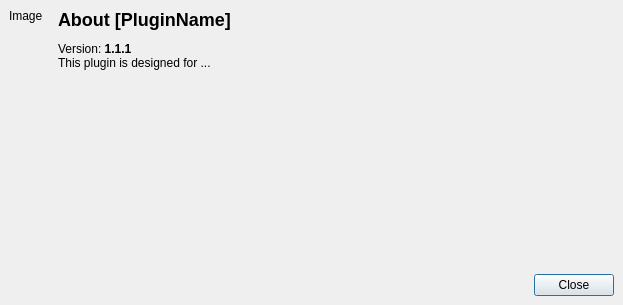
<?xml version="1.0" encoding="UTF-8"?>
<ui version="4.0">
 <class>AboutDialog</class>
 <widget class="QDialog" name="AboutDialog">
  <property name="geometry">
   <rect>
    <x>0</x>
    <y>0</y>
    <width>623</width>
    <height>305</height>
   </rect>
  </property>
  <property name="sizePolicy">
   <sizepolicy hsizetype="Fixed" vsizetype="Fixed">
    <horstretch>0</horstretch>
    <verstretch>0</verstretch>
   </sizepolicy>
  </property>
  <property name="windowTitle">
   <string>About</string>
  </property>
  <layout class="QVBoxLayout" name="verticalLayout">
   <property name="spacing">
    <number>15</number>
   </property>
   <property name="margin">
    <number>9</number>
   </property>
   <item>
    <layout class="QHBoxLayout" name="horizontalLayout">
     <property name="spacing">
      <number>15</number>
     </property>
     <property name="leftMargin">
      <number>0</number>
     </property>
     <property name="rightMargin">
      <number>0</number>
     </property>
     <item>
      <widget class="QLabel" name="lIcon">
       <property name="sizePolicy">
        <sizepolicy hsizetype="Fixed" vsizetype="Expanding">
         <horstretch>0</horstretch>
         <verstretch>0</verstretch>
        </sizepolicy>
       </property>
       <property name="text">
        <string>Image</string>
       </property>
       <property name="alignment">
        <set>Qt::AlignLeading|Qt::AlignLeft|Qt::AlignTop</set>
       </property>
      </widget>
     </item>
     <item>
      <widget class="QLabel" name="lAboutText">
       <property name="sizePolicy">
        <sizepolicy hsizetype="Preferred" vsizetype="Expanding">
         <horstretch>0</horstretch>
         <verstretch>0</verstretch>
        </sizepolicy>
       </property>
       <property name="text">
        <string>&lt;div&gt; &lt;h2&gt;About [PluginName]&lt;/h2&gt; &lt;/div&gt;&lt;div&gt; Version: &lt;strong&gt;1.1.1&lt;/strong&gt;&lt;/div&gt;&lt;div&gt;This plugin is designed for ... &lt;/div&gt;</string>
       </property>
       <property name="alignment">
        <set>Qt::AlignLeading|Qt::AlignLeft|Qt::AlignTop</set>
       </property>
      </widget>
     </item>
    </layout>
   </item>
   <item>
    <widget class="QDialogButtonBox" name="buttonBox">
     <property name="orientation">
      <enum>Qt::Horizontal</enum>
     </property>
     <property name="standardButtons">
      <set>QDialogButtonBox::Close</set>
     </property>
    </widget>
   </item>
  </layout>
 </widget>
 <resources/>
 <connections>
  <connection>
   <sender>buttonBox</sender>
   <signal>accepted()</signal>
   <receiver>AboutDialog</receiver>
   <slot>accept()</slot>
   <hints>
    <hint type="sourcelabel">
     <x>248</x>
     <y>254</y>
    </hint>
    <hint type="destinationlabel">
     <x>157</x>
     <y>274</y>
    </hint>
   </hints>
  </connection>
  <connection>
   <sender>buttonBox</sender>
   <signal>rejected()</signal>
   <receiver>AboutDialog</receiver>
   <slot>reject()</slot>
   <hints>
    <hint type="sourcelabel">
     <x>316</x>
     <y>260</y>
    </hint>
    <hint type="destinationlabel">
     <x>286</x>
     <y>274</y>
    </hint>
   </hints>
  </connection>
 </connections>
</ui>
